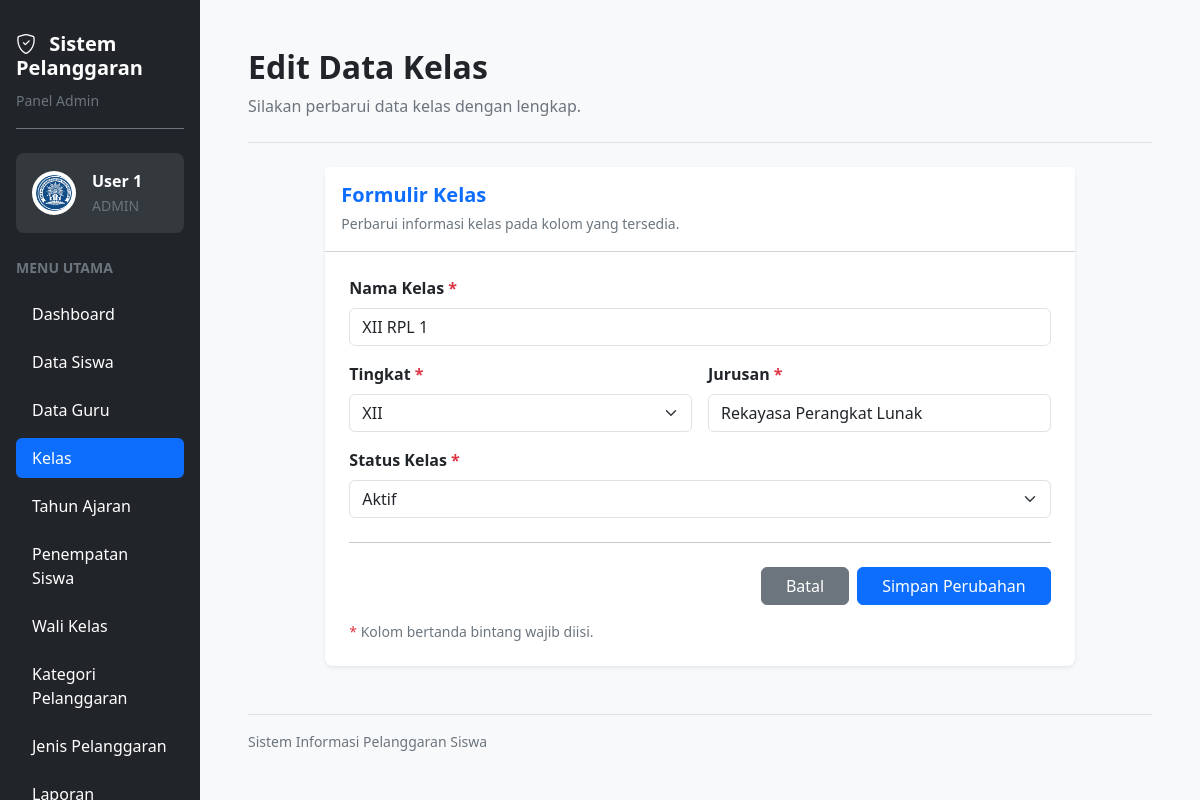
The app's page /edit_kelas.php?id=55 (signed in) with its own data.
### tables this page shows
CREATE TABLE `t_kelas` (
  `id` int(11) NOT NULL,
  `nama` varchar(100) NOT NULL,
  `tingkat` varchar(20) NOT NULL,
  `jurusan` varchar(100) NOT NULL,
  `status_aktif` tinyint(1) NOT NULL,
  `created_at` timestamp NULL DEFAULT current_timestamp(),
  `updated_at` timestamp NULL DEFAULT current_timestamp()
);

### edit_kelas.php (the view, shortened to what this page needs)
<?php
require_once __DIR__ . "/config/koneksi.php";
$id = (int) ($_GET['id'] ?? $_POST['id'] ?? 0);
$stmt = mysqli_prepare($koneksi, "SELECT * FROM t_kelas WHERE id = ?");
mysqli_stmt_bind_param($stmt, "i", $id);
mysqli_stmt_execute($stmt);
$query = mysqli_stmt_get_result($stmt);
$kelas = mysqli_fetch_assoc($query);
function amanKelas($nilai) {
    return htmlspecialchars((string) ($nilai ?? ''), ENT_QUOTES, 'UTF-8');
}
$namaPengguna = amanKelas($_SESSION['name'] ?? 'Pengguna');
?>
<!DOCTYPE html>
<html lang="id">
<head>
    <link href="https://cdn.jsdelivr.net/npm/bootstrap@5.3.3/dist/css/bootstrap.min.css" rel="stylesheet">
    <link href="https://cdn.jsdelivr.net/npm/bootstrap-icons@1.11.3/font/bootstrap-icons.min.css" rel="stylesheet">
</head>
<body class="bg-light overflow-hidden">
<div class="container-fluid vh-100 overflow-hidden">
    <div class="row h-100 flex-nowrap">
        <aside class="col-3 col-md-3 col-lg-2 bg-dark vh-100 overflow-auto p-3 flex-shrink-0">
            <div class="text-white mb-4 pt-3 pb-3 border-bottom border-secondary">
                <h5 class="fw-bold mb-2">
                    <i class="bi bi-shield-check me-2"></i>
                    Sistem Pelanggaran
                </h5>
                <small class="text-secondary">Panel Admin</small>
            </div>
            <div class="bg-secondary bg-opacity-25 rounded-3 p-3 mb-4">
                <div class="d-flex align-items-center gap-3">
                    <img
                        src="logo.png"
                        alt="Logo Aplikasi"
                        width="44"
                        height="44"
                        class="rounded-circle bg-white p-1"
                    >
                    <div class="text-white text-break">
                        <div class="fw-semibold"><?= $namaPengguna; ?></div>
                        <small class="text-secondary">ADMIN</small>
                    </div>
                </div>
            </div>
            <div class="text-secondary small fw-semibold mb-3">
                MENU UTAMA
            </div>
            <ul class="nav nav-pills flex-column gap-2">
                <li class="nav-item">
                    <a href="dashboard.php" class="nav-link text-white rounded-2 py-2 px-3">
                        Dashboard
                    </a>
                </li>
                <li class="nav-item">
                    <a href="siswa.php" class="nav-link text-white rounded-2 py-2 px-3">
                        Data Siswa
                    </a>
                </li>
                <li class="nav-item">
                    <a href="guru.php" class="nav-link text-white rounded-2 py-2 px-3">
                        Data Guru
                    </a>
                </li>
                <li class="nav-item">
                    <a href="kelas.php" class="nav-link active rounded-2 py-2 px-3" aria-current="page">
                        Kelas
                    </a>
                </li>
                <li class="nav-item">
                    <a href="tahun_ajaran.php" class="nav-link text-white rounded-2 py-2 px-3">
                        Tahun Ajaran
                    </a>
                </li>
                <li class="nav-item">
                    <a href="penempatan_siswa.php" class="nav-link text-white rounded-2 py-2 px-3">
                        Penempatan Siswa
                    </a>
                </li>
                <li class="nav-item">
                    <a href="wali_kelas.php" class="nav-link text-white rounded-2 py-2 px-3">
                        Wali Kelas
                    </a>
                </li>
                <li class="nav-item">
                    <a href="kategori_pelanggaran.php" class="nav-link text-white rounded-2 py-2 px-3">
                        Kategori Pelanggaran
                    </a>
                </li>
                <li class="nav-item">
                    <a href="jenis_pelanggaran.php" class="nav-link text-white rounded-2 py-2 px-3">
                        Jenis Pelanggaran
                    </a>
                </li>
                <li class="nav-item">
                    <a href="laporan.php" class="nav-link text-white rounded-2 py-2 px-3">
                    </a>
                </li>
            </ul>
        </aside>
        <main class="col-9 col-md-9 col-lg-10 vh-100 overflow-auto p-3 p-lg-5">
            <div class="mb-4 pb-4 border-bottom">
                <h2 class="fw-bold text-dark mb-2">
                    Edit Data Kelas
                </h2>
                <p class="text-secondary mb-0">
                    Silakan perbarui data kelas dengan lengkap.
                </p>
            </div>
            <div class="row justify-content-center">
                <div class="col-12 col-xl-10">
                    <div class="card border-0 shadow-sm rounded-3">
                        <div class="card-header bg-white p-3">
                            <h5 class="text-primary fw-bold mb-1">
                                Formulir Kelas
                            </h5>
                            <small class="text-secondary">
                                Perbarui informasi kelas pada kolom yang tersedia.
                            </small>
                        </div>
                        <div class="card-body p-4">
                            <form method="POST" action="edit_kelas.php?id=<?= $id; ?>">
                                <div class="row g-3">
                                    <div class="col-12">
                                        <label for="nama" class="form-label fw-semibold">
                                            Nama Kelas <span class="text-danger">*</span>
                                        </label>
                                        <input
                                            type="text"
                                            name="nama"
                                            id="nama"
                                            class="form-control"
                                            placeholder="Masukkan nama kelas"
                                            value="<?= amanKelas($kelas['nama']); ?>"
                                            required
                                        >
                                    </div>
                                    <div class="col-md-6">
                                        <label for="tingkat" class="form-label fw-semibold">
                                            Tingkat <span class="text-danger">*</span>
                                        </label>
                                        <select
                                            name="tingkat"
                                            id="tingkat"
                                            class="form-select"
                                            required
                                        >
                                            <?php foreach (['X', 'XI', 'XII'] as $t): ?>
                                                <option
                                                    value="<?= $t; ?>"
                                                    <?= $kelas['tingkat'] === $t ? 'selected' : ''; ?>
                                                >
                                                    <?= $t; ?>
                                                </option>
                                            <?php endforeach; ?>
                                        </select>
                                    </div>
                                    <div class="col-md-6">
                                        <label for="jurusan" class="form-label fw-semibold">
                                            Jurusan <span class="text-danger">*</span>
                                        </label>
                                        <input
                                            type="text"
                                            name="jurusan"
                                            id="jurusan"
                                            class="form-control"
                                            placeholder="Masukkan jurusan"
                                            value="<?= amanKelas($kelas['jurusan']); ?>"
                                            required
                                        >
                                    </div>
                                    <div class="col-12">
                                        <label for="status_aktif" class="form-label fw-semibold">
                                            Status Kelas <span class="text-danger">*</span>
                                        </label>
                                        <select
                                            name="status_aktif"
                                            id="status_aktif"
                                            class="form-select"
                                            required
                                        >
                                            <option
                                                value="1"
                                                <?= (string) $kelas['status_aktif'] === '1' ? 'selected' : ''; ?>
                                            >
                                                Aktif
                                            </option>
                                        </select>
                                    </div>
                                </div>
                                <hr class="my-4">
                                <div class="d-flex flex-wrap justify-content-end gap-2">
                                    <a href="kelas.php" class="btn btn-secondary px-4">
                                        Batal
                                    </a>
                                    <button
                                        type="submit"
                                        name="update"
                                        class="btn btn-primary px-4"
                                    >
                                        Simpan Perubahan
                                    </button>
                                </div>
                                <p class="text-secondary small mt-3 mb-0">
                                    <span class="text-danger">*</span>
                                    Kolom bertanda bintang wajib diisi.
                                </p>
                            </form>
                        </div>
                    </div>
                </div>
            </div>
            <div class="text-secondary small mt-5 pt-3 border-top">
                Sistem Informasi Pelanggaran Siswa
            </div>
        </main>
    </div>
</div>
</body>
</html>

### records on screen
t_kelas: nama "XII RPL 1", tingkat "XII", jurusan "Rekayasa Perangkat Lunak", status_aktif "Aktif"

### other values on screen
$namaPengguna "User 1"
